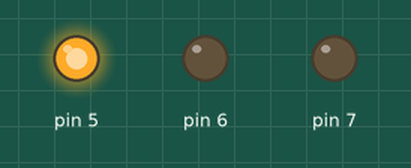
Simulated run of this sketch. Board: Arduino Uno, built with avr-gcc and run on an emulated ATmega328P. On the bench: output pins drawn as LEDs (lit = HIGH).

Above: at 1.0 s.
At 3.0 s:
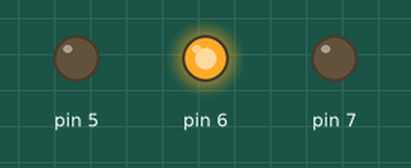
At 5.0 s:
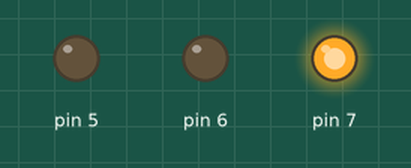
Timing chart, 0 to 7.8 s (numbered marks = the images above):
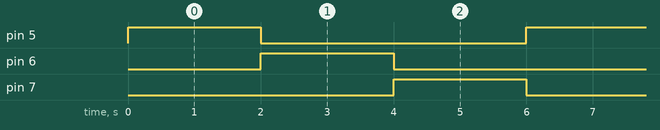

The sketch:

christmaslights.ino
```cpp
void setup() {
  // put your setup code here, to run once:
// blue pin 7
// green pin 6
// red pin 5

pinMode(6, OUTPUT);
pinMode(5, OUTPUT);
pinMode(7, OUTPUT);
}

void loop() {
  // put your main code here, to run repeatedly:
digitalWrite(5, HIGH);
delay(2000);
digitalWrite(5, LOW);

digitalWrite(6, HIGH);
delay(2000);
digitalWrite(6, LOW);

digitalWrite(7, HIGH);
delay(2000);
digitalWrite(7, LOW);

}
```

Measured:
- by itself, pin 5–7: alternates HIGH for 2.0 s and LOW for 4.0 s
- by itself, everything shown: repeats every 6.0 s, in 4 steps
